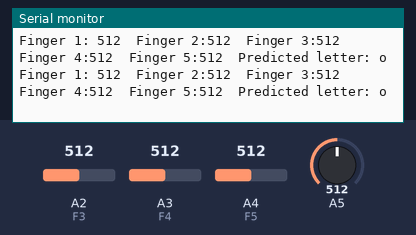
Bench run of a sketch on a simulated Arduino Mega 2560, built with avr-gcc and run on an emulated ATmega2560. Shown: the last lines printed to the serial monitor. The inputs (shaded band) are chosen by the test bench; at power-on: A2 (F3) = 512, A3 (F4) = 512, A4 (F5) = 512, A5 = 512.

Above: at 1.2 s.
1.3 s: A2 (F3) set to 716
At 2.6 s:
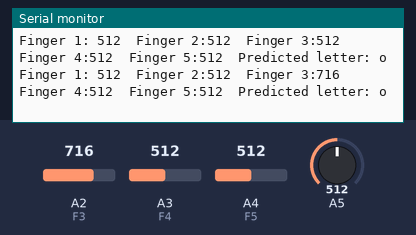
2.8 s: A3 (F4) set to 716
At 3.8 s:
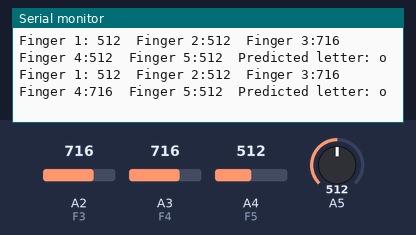
4.3 s: A4 (F5) set to 716
At 5.6 s:
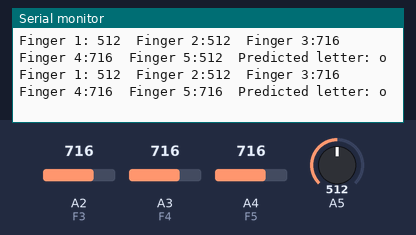
5.8 s: A5 set to 716
At 6.5 s:
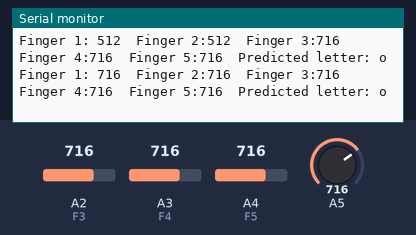
7.3 s: A2 (F3) set to 992
At 8.6 s:
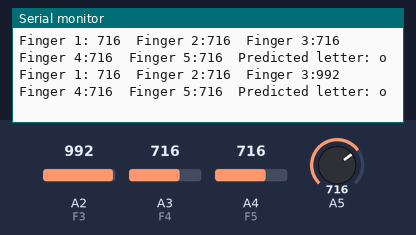
8.8 s: A3 (F4) set to 992
At 9.8 s:
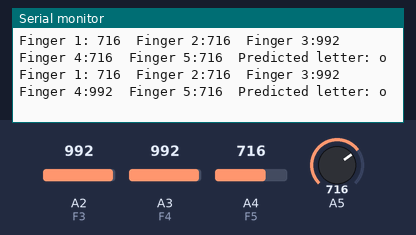
Timing chart, 0 to 11.3 s (numbered marks = the images above; inputs shaded):
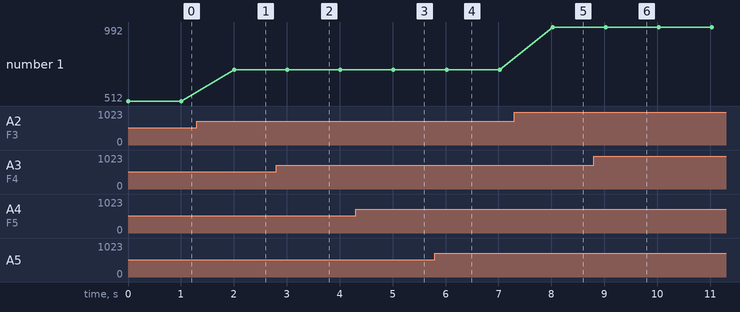

Measured:
- after the input at 1.3 s, the serial monitor: prints a new line after 0.71 s (image 1)
- after the input at 2.8 s, the serial monitor: prints a new line after 0.21 s (image 2)
- after the input at 4.3 s, the serial monitor: prints a new line after 0.72 s (image 3)
- after the input at 5.8 s, the serial monitor: prints a new line after 0.22 s (image 4)
- after the input at 7.3 s, the serial monitor: prints a new line after 0.73 s (image 5)
- after the input at 8.8 s, the serial monitor: prints a new line after 0.23 s (image 6)
- plotted number 1: 512 → 716 after the input at 1.3 s, 716 → 992 after the input at 7.3 s

The sketch:

flex.ino
```cpp
// Om Namo Narayana

const int F1 = A5;
const int F2 = 37;
const int F3 = A2;
const int F4 = A3;
const int F5 = A4;

int nig;
int ler;
int f_volt3;
int f_volt4;
int f_volt5;

String predictedLetter = "-";

struct FingerRange {
  int minVal[5];
  int maxVal[5];
  char letter;
};

// A and C cant work together

FingerRange letterModels[] = {
  {{100, 117, 93, 107, 0}, {2906, 3042, 2415, 2295, 0}, 'a'},
  {{0, 0, 0, 0, 100}, {0, 199, 0, 0, 2500}, 'b'},
  // {{76, 77, 73, 78, 0}, {1424, 1885, 1185, 995, 0}, 'c'},
  {{50, 50, 50, 0, 0}, {1854, 1500, 1300, 0, 0}, 'd'},
  // {{453, 1680, 1111, 859, 380}, {1967, 2470, 1671, 1855, 1828}, 'e'},
  {{0, 0, 0, 205, 0}, {0, 0, 0, 1500, 0}, 'f'},
  {{727, 1771, 1035, 0, 0}, {2000, 2467, 1899, 0, 0}, 'g'},
  {{150, 150, 0, 0, 0}, {2303, 1924, 0, 0, 0}, 'h'},
  {{0, 377, 402, 169, 117}, {0, 2615, 2037, 2309, 1238}, 'i'},
  {{29, 308, 0, 0, 0}, {1870, 1136, 0, 0, 0}, 'k'},
  // {{111, 111, 111, 0, 17}, {1421, 2294, 1719, 0, 987}, 'l'},
  // {{214, 1296, 244, 51, 2}, {2183, 2339, 1392, 1279, 1150}, 'm'},
  // {{64, 228, 138, 146, 39}, {2093, 2493, 1408, 1117, 1488}, 'n'},
  {{23, 441, 194, 13, 100}, {1847, 2023, 1628, 1652, 1863}, 'o'},
  // {{91, 32, 0, 0, 0}, {1492, 1657, 0, 0, 0}, 'p'},
  // {{221, 1793, 586, 0, 0}, {1761, 2533, 1900, 0, 6}, 'q'},
  // {{159, 772, 0, 64, 0}, {2154, 2163, 1143, 1078, 626}, 'r'},
  // {{71, 1424, 43, 400, 6}, {2377, 2293, 1792, 1233, 1251}, 's'},
  // {{113, 305, 343, 31, 54}, {1794, 1385, 1600, 894, 1387}, 't'},
  // {{33, 291, 0, 0, 0}, {2076, 1774, 0, 0, 0}, 'u'},
  {{48, 500, 0, 0, 300}, {2134, 2134, 0, 0, 1600}, 'v'},
  {{90, 0, 0, 0, 300}, {2500, 0, 0, 0, 1600}, 'w'},
  // {{31, 941, 133, 0, 158}, {1614, 2559, 1607, 961, 1271}, 'x'},
  {{0, 63, 13, 45, 0}, {0, 1961, 1550, 1677, 0}, 'y'},
  // {{0, 1006, 922, 0, 0}, {0, 1726, 1632, 0, 0}, 'ILY'}
};
const int modelCount = sizeof(letterModels) / sizeof(letterModels[0]);

char inferLetterFromRange(int pinky, int ring, int middle, int index, int thumb) {
  for (int i = 0; i < modelCount; i++) {
    bool match = true;
    for (int j = 0; j < 5; j++) {
      int val;
      switch(j) {
        case 0: val = thumb; break;
        case 1: val = index; break;
        case 2: val = middle; break;
        case 3: val = ring; break;
        case 4: val = pinky; break;
      }

      int minVal = letterModels[i].minVal[j];
      int maxVal = letterModels[i].maxVal[j];

      // Add 10% margin below min and 15% margin above max
      int extendedMin = minVal - (minVal * 15) / 100;
      int extendedMax = maxVal + (maxVal * 15) / 100;

      if (val < extendedMin || val > extendedMax) {
        match = false;
        break;
      }
    }

    if (match) return letterModels[i].letter;
  }
  return '-';
}

void setup(){
  Serial.begin(115200);
}

void loop(){
  nig = analogRead(A5);
  ler = analogRead(37);
  f_volt3 = analogRead(F3);
  f_volt4 = analogRead(F4);
  f_volt5 = analogRead(F5);

  // if(f_volt1 > 200){
  //   f_volt1 += 1000;
  // }

  // if(f_volt2 > 200){
  //   f_volt2 += 1000;
  // }

  Serial.print("Finger 1: ");
  Serial.print(nig);
  Serial.print("\t");

  Serial.print("Finger 2:");
  Serial.print(ler);
  Serial.print("\t");

  Serial.print("Finger 3:");
  Serial.print(f_volt3);
  Serial.print("\t");

  Serial.print("Finger 4:");
  Serial.print(f_volt4);
  Serial.print("\t");

  Serial.print("Finger 5:");
  Serial.print(f_volt5);
  Serial.print("\t");

  char predicted = inferLetterFromRange(nig, ler, f_volt3, f_volt4, f_volt5);

  if (predicted != '-') {
    predictedLetter = String(predicted);
  }

  Serial.print("Predicted letter: ");
  Serial.println(predictedLetter);

  delay(1000);
}
```
